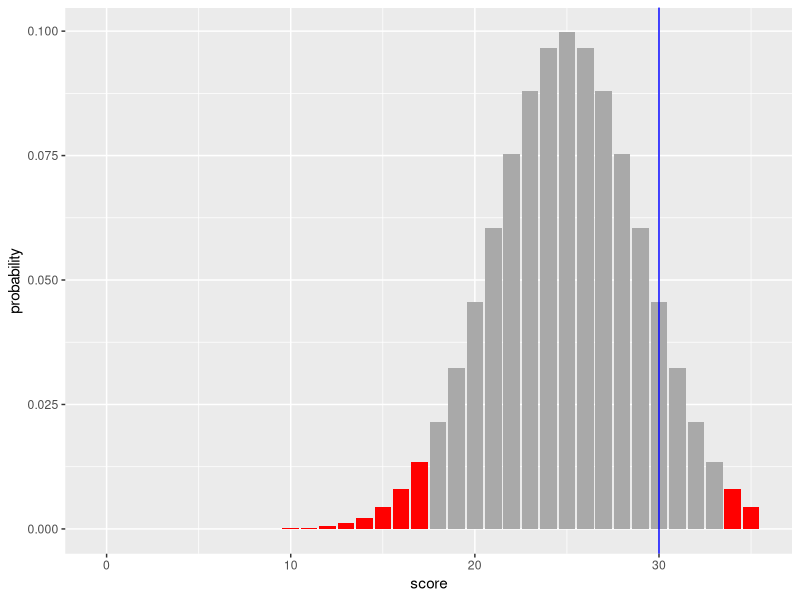
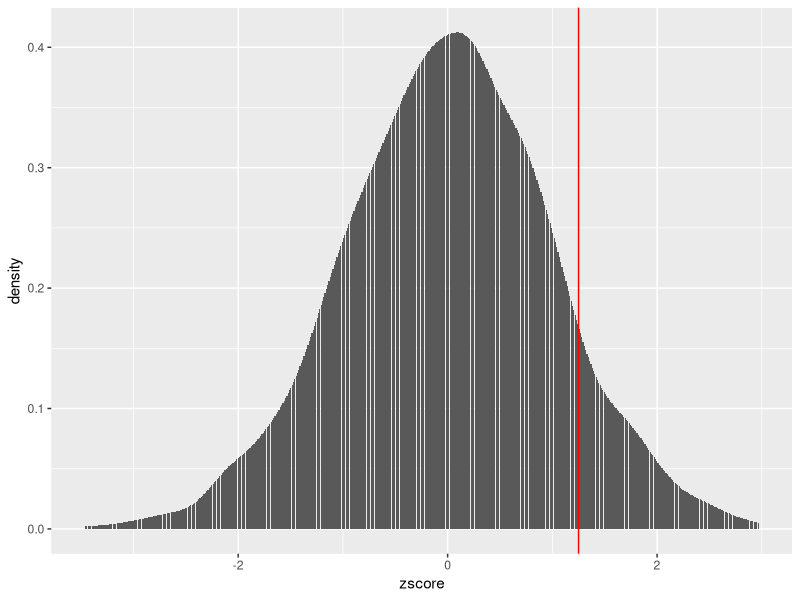
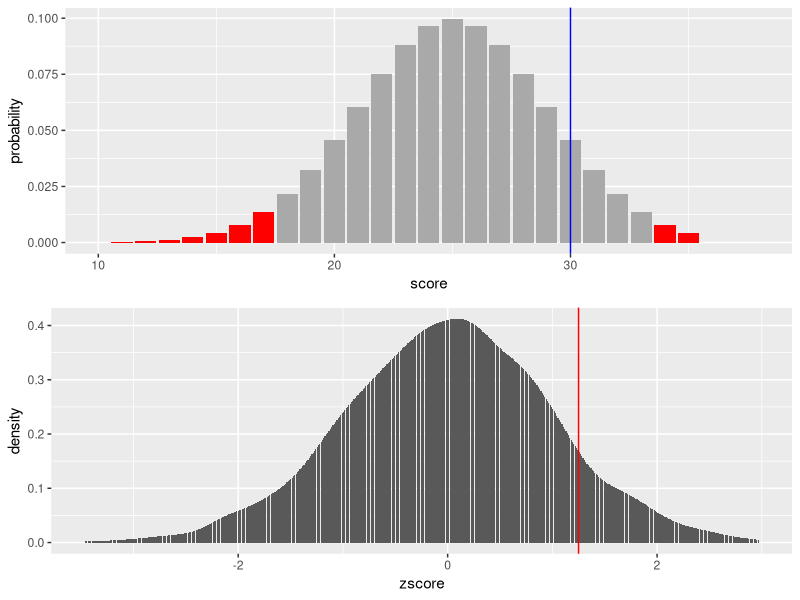

These figures' R source, in order:
library(tidyverse)

############################
### score of exams ########

s = 0:35 # possible scores of the exam
joe = 30 # score of our test student
pop_mean = 25 # mean score of most students at exam
pop_sd = 4 # standard deviation of exam results
alpha = 0.05 # we need to choose our significance level

## create a tibble with probability associated to each possible score
## from a normal distribution with these characteristics

normalDensity = tibble(
  score = s,
  probability = dnorm ##density probability out of normal distribution
  (s, mean = pop_mean, sd = pop_sd) ## probability of achieving that score with normal mean 25 & sd 4
)

## we can now order the values of the probability in order to compute
## the cumulative probability

normalDensity = normalDensity %>%
  arrange(probability) %>% ## to make sure data are ordered by probability first
  mutate(
    cumulative_p = cumsum ##cumulative sum to calculate the cumulative value of all previous value
    ##every prob is now the sum of everything that comez before that
    (probability), ## now they are ordered we can make a cumulative p
    reject = cumulative_p <= alpha
  )  ## boulean to say that if cump is equal or lower alpha then reject is true
## 

## now we can plot this

normalplot = ggplot(normalDensity)+
  ##first layer adds bars
  geom_bar(aes(x=score, y=probability, fill = reject##colour you want to fill the bar with, using the variable you created "reject"
               ), stat = "identity")+
  scale_fill_manual(
    values = c(
      `TRUE` = "red",
      `FALSE` = "darkgrey" ##this is how to change colours
    )
  )+
  geom_vline(xintercept = joe, col = "blue")+ ##adding vertical line, geoms stands for geometry
  theme(legend.position = "none")

plot(normalplot)
##you can see the normal distr of all possible values, with a certain mean and sdev, in red all cumulative prob
##that are below 0,05, or your specific significance level


## if we consider the sum of the probabilities of all the scores higher than
## our student, we obtain

sum(
  normalDensity$probability[normalDensity$score>=joe]
)
##which is 12 percent of your students that would perform better (in a normal distr)

### for a proper test statistic we compute a relative standing
### using a z-score, which in this case would be

z_score = (joe - pop_mean) / pop_sd


## the p-value is then calculated as the proportion of probability
## equal or above the z-score of our single measure
## on a default normal distribution (i.e. mean = 0 and sd = 1)
##pnorm gives you cumulative probability, in this case is related to the zscore

pnorm(z_score, lower.tail = FALSE)

##0,10 just based, means that the prob of having this event is 10%ish

##pnorm to get the cumulative distr of the standard distr, in this case of all values above 30


## roughly it still represents the proportion we have seen above



###############################################
## why z-score plotted on a normal dist?
##############################################

## our null hypothesis is NOT the distribution of scores
## but the distribution of z-scores
## we can compute it as below:

## pack z-score calculation in a function

zcalc <- function(x){
  z = (x-pop_mean)/pop_sd
  return(z)
}


## create a tibble with real scores (not their probability)
## drawn out of the same normal distribution, from a random sample and get the z score for each of these

exam_sample = tibble(
  scores = rnorm(2000, mean = pop_mean, sd = pop_sd)
) %>%
  mutate(
    zscore = zcalc(scores) ## then we calculate the z-score of each exam score (out of 2k)
  ) %>%
  arrange(zscore)

## we can plot it, and measure against our z-score

zplot = ggplot(exam_sample)+
  geom_bar(aes(x=zscore), stat = "density")+
  geom_vline(xintercept = z_score, col = "red")##on Joe's zscore

plot(zplot)

### if we plot the two one below the other we can see they're distributed in a pretty
### similar way

library(gridExtra)
grid.arrange(normalplot+xlim(10,38), zplot, nrow=2)

